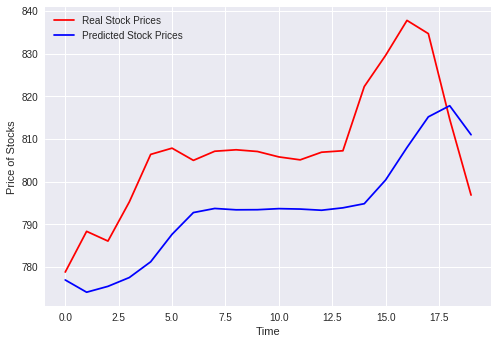

This figure's Python source:
# -*- coding: utf-8 -*-
"""RNN.ipynb

Automatically generated by Colaboratory.

Original file is located at
    https://colab.research.google.com/drive/1GnxDCwmqeYj2lGjrpv_d26G99QaqmSGK
"""

# Load the Drive helper and mount
from google.colab import drive

# This will prompt for authorization.
drive.mount('/content/drive')

# ls -l "/content/drive/My Drive"
#Importing Libraries
import pandas as pd
import matplotlib.pyplot as plt
import numpy as np
from sklearn.preprocessing import MinMaxScaler
from keras.models import Sequential
from keras.layers import Dense
from keras.layers import Dropout
from keras.layers import LSTM

#Reading the dataset
dataset_train = pd.read_csv("/content/drive/My Drive/Google_Stock_Price_Train.csv")

#Getting the second column since this is fed into the recurrent neural network
training_set = dataset_train.iloc[:,1:2].values

#Appliying normalisation to the dataset since it falls in the range from 0,1
sc = MinMaxScaler()
training_set = sc.fit_transform(training_set)

#Creating the data structure of 60 timestamps and 1 output
#X_train will consists of last 60 columns data in memory and y_train consists of 61th column and hence the loop will start from 60
X_train = []
y_train = []
for i in range(60, len(training_set)):
  X_train.append(training_set[i-60:i,0])
  y_train.append(training_set[i,0])
X_train, y_train = np.array(X_train), np.array(y_train)

#Reshaping into 3D target form
X_train = np.reshape(X_train,(X_train.shape[0], X_train.shape[1],1))

#Initializing the neural network
regressor = Sequential()

#Adding the first LSTM layer with some dropout regularization parameters
regressor.add(LSTM(units=50,return_sequences=True, input_shape=(X_train.shape[1],1)))
regressor.add(Dropout(0.2))
#Adding the second LSTM layer with some dropout regularization parameters
regressor.add(LSTM(units=50,return_sequences=True))
regressor.add(Dropout(0.2))
#Adding the third LSTM layer with some dropout regularization parameters
regressor.add(LSTM(units=50,return_sequences=True))
regressor.add(Dropout(0.2))
#Adding the fourth LSTM layer with some dropout regularization parameters
regressor.add(LSTM(units=50))
regressor.add(Dropout(0.2))

#Adding the output layer
regressor.add(Dense(units=1))

#Compiling the ANN
regressor.compile(optimizer='adam',loss='mean_squared_error')

#Fitting the CNN
regressor.fit(X_train,y_train,batch_size=32,epochs=100)

#Getting the real stock prices for 2017
dataset_test = pd.read_csv("/content/drive/My Drive/Google_Stock_Price_Test.csv")
real_stocks = dataset_test.iloc[:,1:2].values

#Getting thr predicted stock prices of 2018
dataset_total = pd.concat((dataset_train["Open"],dataset_test["Open"]),axis=0)
inputs = dataset_total.iloc[len(dataset_total)-len(dataset_test)-60:]
inputs = inputs.reshape(-1,1)
inputs = sc.transform(inputs)

X_test = []
for i in range(60, len(inputs)):
  X_test.append(inputs[i-60:i,0])
X_test = np.array(X_test)

#Reshaping into 3D target form
X_test = np.reshape(X_test,(X_test.shape[0], X_test.shape[1],1))

predicted_stock_price = regressor.predict(X_test)

predicted_stock_price = sc.inverse_transform(predicted_stock_price)

#Visualizing the results
plt.plot(real_stocks, color='red',label='Real Stock Prices')
plt.plot(predicted_stock_price, color='blue',label='Predicted Stock Prices')
plt.legend()
plt.xlabel("Time")
plt.ylabel("Price of Stocks")
plt.show()
